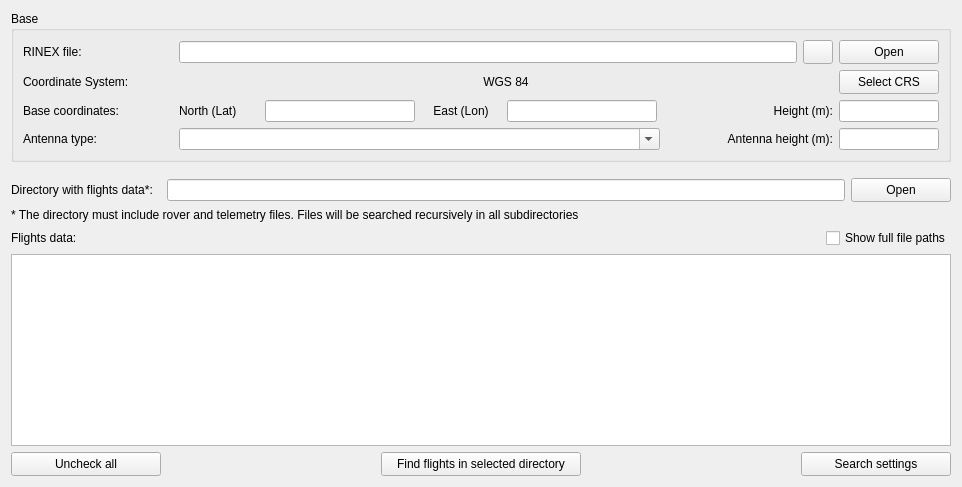
     <widget class="QWidget" name="tab_3">
      <attribute name="title">
       <string>Single base + Multiple rovers</string>
      </attribute>
      <layout class="QVBoxLayout" name="verticalLayout">
       <item>
        <widget class="QGroupBox" name="groupBox">
         <property name="sizePolicy">
          <sizepolicy hsizetype="Minimum" vsizetype="Minimum">
           <horstretch>0</horstretch>
           <verstretch>0</verstretch>
          </sizepolicy>
         </property>
         <property name="maximumSize">
          <size>
           <width>16777215</width>
           <height>16777215</height>
          </size>
         </property>
         <property name="title">
          <string>Base</string>
         </property>
         <layout class="QVBoxLayout" name="verticalLayout_7">
          <item>
           <layout class="QHBoxLayout" name="horizontalLayout_16">
            <item>
             <widget class="QLabel" name="tab2_BaseLabel">
              <property name="minimumSize">
               <size>
                <width>150</width>
                <height>0</height>
               </size>
              </property>
              <property name="text">
               <string>RINEX file:</string>
              </property>
             </widget>
            </item>
            <item>
             <widget class="QLineEdit" name="tab2_BaseLineEdit"/>
            </item>
            <item>
             <widget class="QPushButton" name="tab2_PlotBasePushButton">
              <property name="enabled">
               <bool>true</bool>
              </property>
              <property name="sizePolicy">
               <sizepolicy hsizetype="Fixed" vsizetype="Fixed">
                <horstretch>0</horstretch>
                <verstretch>0</verstretch>
               </sizepolicy>
              </property>
              <property name="minimumSize">
               <size>
                <width>30</width>
                <height>24</height>
               </size>
              </property>
              <property name="maximumSize">
               <size>
                <width>30</width>
                <height>24</height>
               </size>
              </property>
              <property name="text">
               <string/>
              </property>
              <property name="iconSize">
               <size>
                <width>20</width>
                <height>30</height>
               </size>
              </property>
              <property name="checkable">
               <bool>false</bool>
              </property>
              <property name="autoRepeat">
               <bool>false</bool>
              </property>
              <property name="autoExclusive">
               <bool>false</bool>
              </property>
             </widget>
            </item>
            <item>
             <widget class="QPushButton" name="tab2_BasePushButton">
              <property name="sizePolicy">
               <sizepolicy hsizetype="Fixed" vsizetype="Fixed">
                <horstretch>0</horstretch>
                <verstretch>0</verstretch>
               </sizepolicy>
              </property>
              <property name="minimumSize">
               <size>
                <width>100</width>
                <height>24</height>
               </size>
              </property>
              <property name="maximumSize">
               <size>
                <width>100</width>
                <height>24</height>
               </size>
              </property>
              <property name="text">
               <string>Open</string>
              </property>
             </widget>
            </item>
           </layout>
          </item>
          <item>
           <layout class="QHBoxLayout" name="horizontalLayout_18">
            <property name="spacing">
             <number>0</number>
            </property>
            <item>
             <widget class="QLabel" name="tab2_CrsLabel">
              <property name="minimumSize">
               <size>
                <width>150</width>
                <height>0</height>
               </size>
              </property>
              <property name="maximumSize">
               <size>
                <width>115</width>
                <height>16777215</height>
               </size>
              </property>
              <property name="text">
               <string>Coordinate System:</string>
              </property>
             </widget>
            </item>
            <item>
             <widget class="QLabel" name="tab2_CrsNameLabel">
              <property name="sizePolicy">
               <sizepolicy hsizetype="Minimum" vsizetype="Fixed">
                <horstretch>0</horstretch>
                <verstretch>0</verstretch>
               </sizepolicy>
              </property>
              <property name="minimumSize">
               <size>
                <width>400</width>
                <height>0</height>
               </size>
              </property>
              <property name="maximumSize">
               <size>
                <width>14564564</width>
                <height>16777215</height>
               </size>
              </property>
              <property name="text">
               <string>WGS 84</string>
              </property>
              <property name="alignment">
               <set>Qt::AlignCenter</set>
              </property>
             </widget>
            </item>
            <item>
             <widget class="QPushButton" name="tab2_CrsSetPushButton">
              <property name="sizePolicy">
               <sizepolicy hsizetype="Fixed" vsizetype="Fixed">
                <horstretch>0</horstretch>
                <verstretch>0</verstretch>
               </sizepolicy>
              </property>
              <property name="minimumSize">
               <size>
                <width>100</width>
                <height>24</height>
               </size>
              </property>
              <property name="maximumSize">
               <size>
                <width>100</width>
                <height>24</height>
               </size>
              </property>
              <property name="text">
               <string>Select CRS</string>
              </property>
             </widget>
            </item>
           </layout>
          </item>
          <item>
           <layout class="QHBoxLayout" name="horizontalLayout_19">
            <item>
             <widget class="QLabel" name="tab2_BaseCoordinatesLabel">
              <property name="minimumSize">
               <size>
                <width>150</width>
                <height>0</height>
               </size>
              </property>
              <property name="maximumSize">
               <size>
                <width>115</width>
                <height>16777215</height>
               </size>
              </property>
              <property name="text">
               <string>Base coordinates:</string>
              </property>
             </widget>
            </item>
            <item>
             <widget class="QLabel" name="tab2_BaseNorthLabel">
              <property name="minimumSize">
               <size>
                <width>80</width>
                <height>15</height>
               </size>
              </property>
              <property name="maximumSize">
               <size>
                <width>80</width>
                <height>15</height>
               </size>
              </property>
              <property name="text">
               <string>North (Lat)</string>
              </property>
              <property name="alignment">
               <set>Qt::AlignBottom|Qt::AlignLeading|Qt::AlignLeft</set>
              </property>
             </widget>
            </item>
            <item>
             <widget class="QLineEdit" name="tab2_BaseNorthLineEdit">
              <property name="minimumSize">
               <size>
                <width>150</width>
                <height>0</height>
               </size>
              </property>
              <property name="maximumSize">
               <size>
                <width>300</width>
                <height>16777215</height>
               </size>
              </property>
              <property name="alignment">
               <set>Qt::AlignCenter</set>
              </property>
             </widget>
            </item>
            <item>
             <widget class="QLabel" name="tab2_BaseEastLabel">
              <property name="minimumSize">
               <size>
                <width>80</width>
                <height>15</height>
               </size>
              </property>
              <property name="maximumSize">
               <size>
                <width>80</width>
                <height>15</height>
               </size>
              </property>
              <property name="text">
               <string>East (Lon)</string>
              </property>
              <property name="alignment">
               <set>Qt::AlignBottom|Qt::AlignHCenter</set>
              </property>
             </widget>
            </item>
            <item>
             <widget class="QLineEdit" name="tab2_BaseEastLineEdit">
              <property name="minimumSize">
               <size>
                <width>150</width>
                <height>0</height>
               </size>
              </property>
              <property name="maximumSize">
               <size>
                <width>300</width>
                <height>16777215</height>
               </size>
              </property>
              <property name="alignment">
               <set>Qt::AlignCenter</set>
              </property>
             </widget>
            </item>
            <item>
             <spacer name="horizontalSpacer_8">
              <property name="orientation">
               <enum>Qt::Horizontal</enum>
              </property>
              <property name="sizeHint" stdset="0">
               <size>
                <width>40</width>
                <height>20</height>
               </size>
              </property>
             </spacer>
            </item>
            <item>
             <widget class="QLabel" name="tab2_BaseHeightLabel">
              <property name="sizePolicy">
               <sizepolicy hsizetype="Minimum" vsizetype="Minimum">
                <horstretch>0</horstretch>
                <verstretch>0</verstretch>
               </sizepolicy>
              </property>
              <property name="minimumSize">
               <size>
                <width>130</width>
                <height>0</height>
               </size>
              </property>
              <property name="maximumSize">
               <size>
                <width>130</width>
                <height>16777215</height>
               </size>
              </property>
              <property name="text">
               <string>Height (m):</string>
              </property>
              <property name="alignment">
               <set>Qt::AlignRight|Qt::AlignTrailing|Qt::AlignVCenter</set>
              </property>
             </widget>
            </item>
            <item>
             <widget class="QLineEdit" name="tab2_BaseHeightLineEdit">
              <property name="sizePolicy">
               <sizepolicy hsizetype="Minimum" vsizetype="Minimum">
                <horstretch>0</horstretch>
                <verstretch>0</verstretch>
               </sizepolicy>
              </property>
              <property name="minimumSize">
               <size>
                <width>100</width>
                <height>0</height>
               </size>
              </property>
              <property name="maximumSize">
               <size>
                <width>100</width>
                <height>100</height>
               </size>
              </property>
              <property name="alignment">
               <set>Qt::AlignCenter</set>
              </property>
             </widget>
            </item>
           </layout>
          </item>
          <item>
           <layout class="QHBoxLayout" name="horizontalLayout_17">
            <item>
             <widget class="QLabel" name="tab2_BaseAntennaTypeLabel">
              <property name="minimumSize">
               <size>
                <width>150</width>
                <height>0</height>
               </size>
              </property>
              <property name="maximumSize">
               <size>
                <width>115</width>
                <height>16777215</height>
               </size>
              </property>
              <property name="text">
               <string>Antenna type:</string>
              </property>
              <property name="alignment">
               <set>Qt::AlignLeading|Qt::AlignLeft|Qt::AlignVCenter</set>
              </property>
             </widget>
            </item>
            <item>
             <widget class="QComboBox" name="tab2_BaseAntennaTypeComboBox">
              <property name="minimumSize">
               <size>
                <width>481</width>
                <height>0</height>
               </size>
              </property>
              <property name="maximumSize">
               <size>
                <width>828</width>
                <height>16777215</height>
               </size>
              </property>
              <property name="editable">
               <bool>true</bool>
              </property>
              <property name="currentText">
               <string/>
              </property>
              <property name="maxVisibleItems">
               <number>20</number>
              </property>
              <property name="insertPolicy">
               <enum>QComboBox::InsertAtBottom</enum>
              </property>
              <property name="sizeAdjustPolicy">
               <enum>QComboBox::AdjustToContentsOnFirstShow</enum>
              </property>
             </widget>
            </item>
            <item>
             <spacer name="horizontalSpacer_5">
              <property name="orientation">
               <enum>Qt::Horizontal</enum>
              </property>
              <property name="sizeType">
               <enum>QSizePolicy::Expanding</enum>
              </property>
              <property name="sizeHint" stdset="0">
               <size>
                <width>10</width>
                <height>20</height>
               </size>
              </property>
             </spacer>
            </item>
            <item>
             <widget class="QLabel" name="tab2_BaseAntennaHeightLabel">
              <property name="sizePolicy">
               <sizepolicy hsizetype="Minimum" vsizetype="Minimum">
                <horstretch>0</horstretch>
                <verstretch>0</verstretch>
               </sizepolicy>
              </property>
              <property name="minimumSize">
               <size>
                <width>130</width>
                <height>0</height>
               </size>
              </property>
              <property name="maximumSize">
               <size>
                <width>130</width>
                <height>16777215</height>
               </size>
              </property>
              <property name="text">
               <string>Antenna height (m):</string>
              </property>
              <property name="alignment">
               <set>Qt::AlignRight|Qt::AlignTrailing|Qt::AlignVCenter</set>
              </property>
             </widget>
            </item>
            <item>
             <widget class="QLineEdit" name="tab2_BaseAntennaHeightLineEdit">
              <property name="sizePolicy">
               <sizepolicy hsizetype="Minimum" vsizetype="Minimum">
                <horstretch>0</horstretch>
                <verstretch>0</verstretch>
               </sizepolicy>
              </property>
              <property name="minimumSize">
               <size>
                <width>100</width>
                <height>0</height>
               </size>
              </property>
              <property name="maximumSize">
               <size>
                <width>100</width>
                <height>100</height>
               </size>
              </property>
              <property name="alignment">
               <set>Qt::AlignCenter</set>
              </property>
             </widget>
            </item>
           </layout>
          </item>
         </layout>
        </widget>
       </item>
       <item>
        <spacer name="verticalSpacer_6">
         <property name="orientation">
          <enum>Qt::Vertical</enum>
         </property>
         <property name="sizeType">
          <enum>QSizePolicy::Fixed</enum>
         </property>
         <property name="sizeHint" stdset="0">
          <size>
           <width>20</width>
           <height>10</height>
          </size>
         </property>
        </spacer>
       </item>
       <item>
        <layout class="QHBoxLayout" name="horizontalLayout_20">
         <item>
          <widget class="QLabel" name="tab2_InputDataLabel">
           <property name="minimumSize">
            <size>
             <width>150</width>
             <height>0</height>
            </size>
           </property>
           <property name="text">
            <string>Directory with flights data*:</string>
           </property>
          </widget>
         </item>
         <item>
          <widget class="QLineEdit" name="tab2_InputDataLineEdit"/>
         </item>
         <item>
          <widget class="QPushButton" name="tab2_InputDataPushButton">
           <property name="sizePolicy">
            <sizepolicy hsizetype="Fixed" vsizetype="Fixed">
             <horstretch>0</horstretch>
             <verstretch>0</verstretch>
            </sizepolicy>
           </property>
           <property name="minimumSize">
            <size>
             <width>100</width>
             <height>24</height>
            </size>
           </property>
           <property name="maximumSize">
            <size>
             <width>100</width>
             <height>24</height>
            </size>
           </property>
           <property name="text">
            <string>Open</string>
           </property>
          </widget>
         </item>
        </layout>
       </item>
       <item>
        <widget class="QLabel" name="DirInfoLabel">
         <property name="sizePolicy">
          <sizepolicy hsizetype="Minimum" vsizetype="Minimum">
           <horstretch>0</horstretch>
           <verstretch>0</verstretch>
          </sizepolicy>
         </property>
         <property name="text">
          <string>* The directory must include rover and telemetry files. Files will be searched recursively in all subdirectories</string>
         </property>
        </widget>
       </item>
       <item>
        <layout class="QHBoxLayout" name="horizontalLayout_14">
         <item>
          <widget class="QLabel" name="FlightsDataLabel">
           <property name="sizePolicy">
            <sizepolicy hsizetype="Minimum" vsizetype="Minimum">
             <horstretch>0</horstretch>
             <verstretch>0</verstretch>
            </sizepolicy>
           </property>
           <property name="text">
            <string>Flights data:</string>
           </property>
          </widget>
         </item>
         <item>
          <spacer name="horizontalSpacer_2">
           <property name="orientation">
            <enum>Qt::Horizontal</enum>
           </property>
           <property name="sizeHint" stdset="0">
            <size>
             <width>40</width>
             <height>20</height>
            </size>
           </property>
          </spacer>
         </item>
         <item>
          <widget class="QCheckBox" name="tab2_FullPathCheckBox">
           <property name="sizePolicy">
            <sizepolicy hsizetype="Minimum" vsizetype="Minimum">
             <horstretch>0</horstretch>
             <verstretch>0</verstretch>
            </sizepolicy>
           </property>
           <property name="minimumSize">
            <size>
             <width>0</width>
             <height>0</height>
            </size>
           </property>
           <property name="text">
            <string>Show full file paths</string>
           </property>
          </widget>
         </item>
        </layout>
       </item>
       <item>
        <widget class="QTableWidget" name="tab2_tableWidget">
         <property name="sizePolicy">
          <sizepolicy hsizetype="Minimum" vsizetype="Expanding">
           <horstretch>0</horstretch>
           <verstretch>0</verstretch>
          </sizepolicy>
         </property>
        </widget>
       </item>
       <item>
        <layout class="QHBoxLayout" name="horizontalLayout_21">
         <property name="sizeConstraint">
          <enum>QLayout::SetDefaultConstraint</enum>
         </property>
         <item>
          <widget class="QPushButton" name="tab2_UncheckPushButton">
           <property name="minimumSize">
            <size>
             <width>150</width>
             <height>24</height>
            </size>
           </property>
           <property name="maximumSize">
            <size>
             <width>100</width>
             <height>24</height>
            </size>
           </property>
           <property name="text">
            <string>Uncheck all</string>
           </property>
          </widget>
         </item>
         <item>
          <spacer name="horizontalSpacer_6">
           <property name="orientation">
            <enum>Qt::Horizontal</enum>
           </property>
           <property name="sizeHint" stdset="0">
            <size>
             <width>0</width>
             <height>20</height>
            </size>
           </property>
          </spacer>
         </item>
         <item>
          <widget class="QPushButton" name="tab2_pushButton">
           <property name="sizePolicy">
            <sizepolicy hsizetype="Preferred" vsizetype="Fixed">
             <horstretch>0</horstretch>
             <verstretch>0</verstretch>
            </sizepolicy>
           </property>
           <property name="minimumSize">
            <size>
             <width>200</width>
             <height>24</height>
            </size>
           </property>
           <property name="maximumSize">
            <size>
             <width>300</width>
             <height>24</height>
            </size>
           </property>
           <property name="text">
            <string>Find flights in selected directory</string>
           </property>
          </widget>
         </item>
         <item>
          <spacer name="horizontalSpacer_9">
           <property name="orientation">
            <enum>Qt::Horizontal</enum>
           </property>
           <property name="sizeHint" stdset="0">
            <size>
             <width>0</width>
             <height>20</height>
            </size>
           </property>
          </spacer>
         </item>
         <item>
          <widget class="QPushButton" name="tab2_FindFlightsSettingsPushButton">
           <property name="minimumSize">
            <size>
             <width>150</width>
             <height>24</height>
            </size>
           </property>
           <property name="text">
            <string>Search settings</string>
           </property>
          </widget>
         </item>
        </layout>
       </item>
      </layout>
     </widget>
